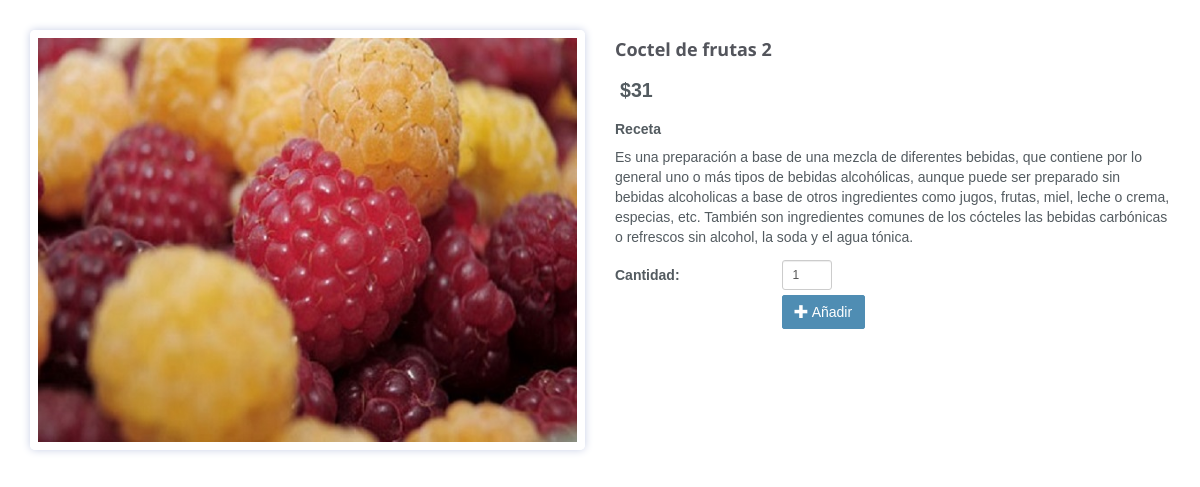
The page /detalles.php?idproducto=2 on the database its author committed.
### tables this page shows
CREATE TABLE `platillo` (
  `IDPLATILLO` int(11) NOT NULL AUTO_INCREMENT,
  `PLATILLO` varchar(150) NOT NULL,
  `IDCATEGORIA` int(11) NOT NULL,
  `PRECIO` decimal(10,0) NOT NULL,
  `IMG1` varchar(250) NOT NULL,
  `IMG2` varchar(250) DEFAULT NULL,
  `IMG3` varchar(250) DEFAULT NULL,
  `RECETA` varchar(1200) DEFAULT NULL,
  `ACTIVO` int(11) NOT NULL DEFAULT '0',
  PRIMARY KEY (`IDPLATILLO`),
  UNIQUE KEY `PLATILLO` (`PLATILLO`),
  KEY `IDCATEGORIA` (`IDCATEGORIA`),
  CONSTRAINT `platillo_ibfk_1` FOREIGN KEY (`IDCATEGORIA`) REFERENCES `categoria` (`IDCATEGORIA`)
);

### detalles.php (the view, shortened to what the rows shown need)
<!DOCTYPE html>
 <html class="no-js">
    <head>
        <link rel="stylesheet" href="css/bootstrap.min.css">
        <link rel="stylesheet" href="css/icomoon-social.css">
        <link rel="stylesheet" href="css/leaflet.css" />
		<link rel="stylesheet" href="css/main.css">
        <?php
			include('getinfo.php');
		?>
    </head>
    <body>
        <div class="section">
	    	<div class="container">
	    		<div class="row">
	    			<?php
	    			foreach ($producto as $value) {
					?>
	    			<div class="col-sm-6">
	    				<div class="product-image-large">
	    					<img src="<?php echo $value["IMG1"]?>" alt="Item Name">
	    				</div>
	    			</div>
	    			<div class="col-sm-6 product-details">
	    				<h4><?php echo $value["PLATILLO"]?></h4>
	    				<div class="price">
							<?php echo "$".$value["PRECIO"]?>
						</div>
						<h5>Receta</h5>
	    				<p>
	    					<?php echo $value["RECETA"]?>
	    				</p>
						<table class="shop-item-selections">
							<tr>
								<td><b>Cantidad:</b></td>
								<td>
									<input type="text" class="form-control input-sm input-micro" value="1">
								</td>
							</tr>
							<tr>
								<td>&nbsp;</td>
								<td>
									<a href="#" class="btn"><i class="glyphicon glyphicon-plus icon-white"></i> Añadir</a>
								</td>
							</tr>
						</table>
	    			</div>
	    			<?php
	    			}
	    			?>
	    		</div>
			</div>
		</div>
    </body>
</html>

### rows shown on the page
platillo: IMG1 (picture), PLATILLO "Coctel de frutas 2", PRECIO "31", RECETA "Es una preparación a base de una mezcla de diferentes bebidas, que contiene por lo general uno o más tipos de bebidas alcohólicas, aunque puede ser preparado sin bebidas alcoholicas a base de otros ingredientes como jugos, frutas, miel, leche o crema, especias, etc. También son ingredientes comunes de los cócteles las bebidas carbónicas o refrescos sin alcohol, la soda y el agua tónica."
